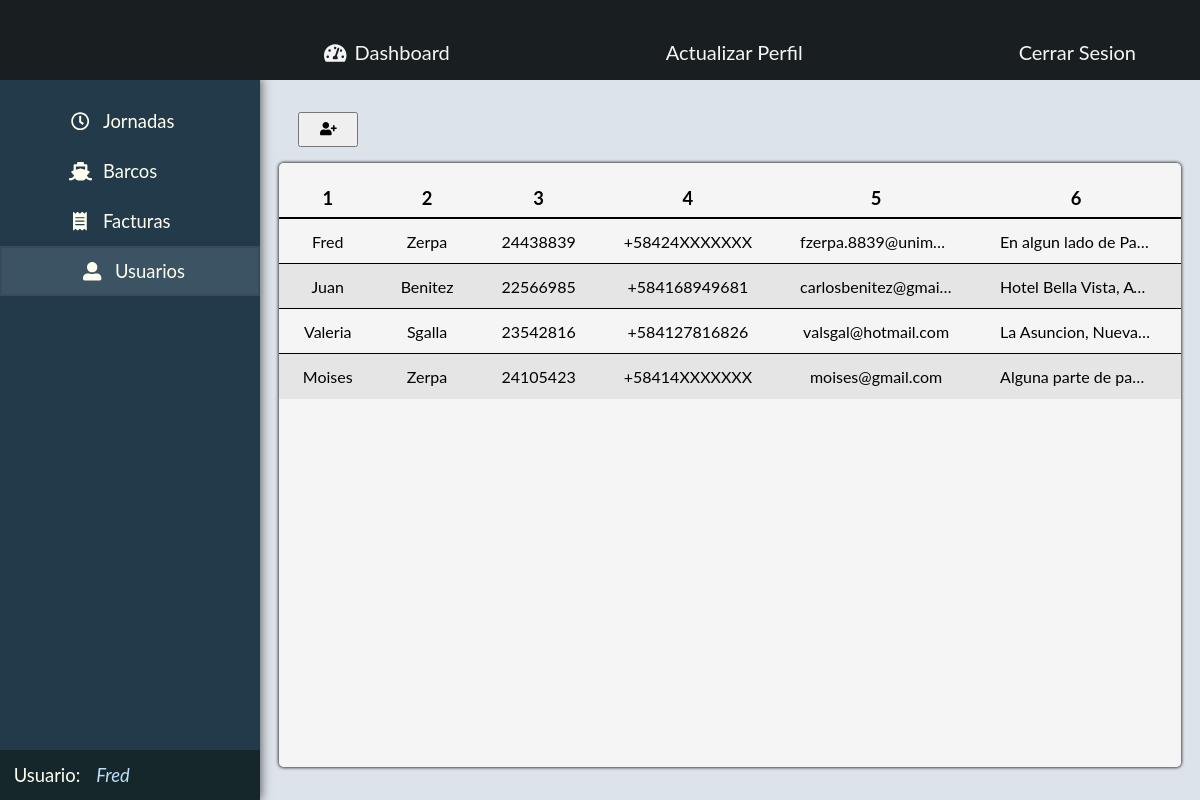
Page /views/staff/data-display.php?table=usuarios (signed in) on the committed database.
### tables this page shows
CREATE TABLE IF NOT EXISTS `usuarios` (
  `Id` int(11) NOT NULL AUTO_INCREMENT,
  `Cedula` varchar(9) NOT NULL,
  `Nombre` varchar(50) NOT NULL,
  `Apellidos` varchar(50) NOT NULL,
  `Telefono` varchar(13) DEFAULT NULL,
  `Email` varchar(50) DEFAULT NULL,
  `Direccion` varchar(255) DEFAULT NULL,
  `Clave` varchar(60) NOT NULL,
  `Nivel` int(11) NOT NULL,
  PRIMARY KEY (`Id`),
  UNIQUE KEY `Cedula` (`Cedula`)
);

### config/conexion.php (called while the page is built, shortened)
<?php
class Conexion
{
  public function __construct()
  {
    try {
      $this->conexionBD = new PDO("mysql:host=localhost;dbname=amne", "root", "");
    } catch (Exception $e) {
      echo "No se ha podido conectar a la Base de Datos. "
        . "ERROR: " . $e->getMessage();
    }
  }
}

### models/User.php (called while the page is built, shortened)
<?php
require_once('../../config/conexion.php');
class User extends Conexion
{
  public function read($id = "")
  {
    $query = "SELECT Id, Nombre, Apellidos, Cedula, Telefono, Email, Direccion, Nivel FROM usuarios";
    $resultado = $this->conexionBD->prepare($query);
    $resultado->execute();
    return $resultado->fetchAll();
  }
}

### views/staff/data-display.php (the view, shortened to what this page needs)
<?php
switch ($_GET['table']) {
  case 'usuarios':
    require_once('../../models/User.php');
    $query = new User();
    if ($_SESSION['isAdmin']) {
      $fileName = 'users.php';
      $response = $query->read();
    } else {
      $response = array($query->read($_SESSION['account_id']));
    }
    break;
}
$db_headers = array();
for ($i = 2; $i < @sizeof($response[0]); $i += 2) {
  array_push($db_headers, array_keys($response[0])[$i]);
}
?>
<!DOCTYPE html>
<html lang="en">
<head>
  <link rel="stylesheet" href="../../assets/css/cms/mode/view.css" />
</head>
<body>
  <?php require_once('../../components/cms/cms-header.php') ?>
  <main>
    <?php require_once('../../components/cms/cms-sidebar.php') ?>
    <article class="container">
      <?php if ($_SESSION['isAdmin']) { ?>
        <div class="wrapper">
          <a href="../admin/<?php echo $fileName;?>?action=create" class="button"><button value="Agregar Usuario" class="form-button"><i class="fas fa-user-plus"></i></button>
          </a>
        </div>
      <?php } ?>
      <article class="wrapper view-mode" id="data-display">
        <table>
          <thead>
            <tr>
              <?php
              foreach ($db_headers as $header) {
                echo '<th>' . $header . '</th>';
              }
              ?>
            </tr>
          </thead>
          <tbody>
            <?php
            if (@$response[0]) {
              foreach ($response as $data) {
                echo '<tr>';
                foreach ($db_headers as $header) {
                  if ($data[$header] == '') {
                    echo '<td>Sin Registrar</td>';
                  } else {
                    echo '<td>' . $data[$header] . '</td>';
                  }
                }
                echo '</tr>';
              }
            } else {
              echo '<tr>';
              echo '<td style="font-size:1.75rem;">No hay datos registrados</td>';
              echo '</tr>';
            }
            ?>
          </tbody>
        </table>
      </article>
    </article>
  </main>
</body>
</html>

### assets/css/cms/mode/view.css (style rules this page uses)
table { width: 100%; text-align: center; border-spacing: 0; }
table thead { font-size: 1.15rem; }
table thead th { padding: 1.5rem 1.5rem 0.5rem; }
table tbody td { padding: 0.5rem 1.5rem; height: 45px; max-width: 200px; white-space: nowrap; overflow: hidden; text-overflow: ellipsis; }
th { border-bottom: 2px solid #000; }
tbody tr:not(:last-child) td { border-bottom: 1px solid #000; }
tbody tr:nth-of-type(even) { background: rgba(207, 206, 206, 0.432); }

### assets/css/global.css (style rules this page uses)
html, body { margin: 0; padding: 0; }
* { box-sizing: border-box; }
body { font-family: 'Lato', sans-serif; }

### assets/css/cms/cms-sidebar.css (style rules this page uses)
main { display: flex; }

### assets/css/cms/cms-display-data-box.css (style rules this page uses)
article.container { width: calc(100% - 260px); max-height: calc(100vh - 5rem); background-color: #dde3eb; overflow-y: scroll; padding: 2rem 0; }
main article > div.wrapper { width: 92%; margin: 0 auto 1rem; }
main article > div.wrapper a.button { margin-left: auto; }
main article > div.wrapper a.button button { padding: .5rem 1.25rem; }
main article.container article.wrapper { width: 92%; min-height: 92%; background-color: whitesmoke; border-radius: 5px; padding: 3rem 4rem; box-shadow: 0 0px 3px 1px rgb(68, 68, 68); margin: auto; }
main article.container article.wrapper.view-mode { overflow-x: scroll; padding: 0; }
@media only screen and (max-width: 1300px) { main article.container article.wrapper { width: 96%; } }

### rows in the picture
usuarios: Nombre "Fred", Apellidos "Zerpa", Cedula "24438839", Telefono "+58424XXXXXXX", Email "fzerpa.8839@unim…", Direccion "En algun lado de Pa…"
usuarios: Nombre "Juan", Apellidos "Benitez", Cedula "22566985", Telefono "+584168949681", Email "carlosbenitez@gmai…", Direccion "Hotel Bella Vista, A…"
usuarios: Nombre "Valeria", Apellidos "Sgalla", Cedula "23542816", Telefono "+584127816826", Email "valsgal@hotmail.com", Direccion "La Asuncion, Nueva…"
usuarios: Nombre "Moises", Apellidos "Zerpa", Cedula "24105423", Telefono "+58414XXXXXXX", Email "moises@gmail.com", Direccion "Alguna parte de pa…"

### other values in the picture
$_SESSION['nombre'] "Fred"
$header "1"
$header "2"
$header "3"
$header "4"
$header "5"
$header "6"
